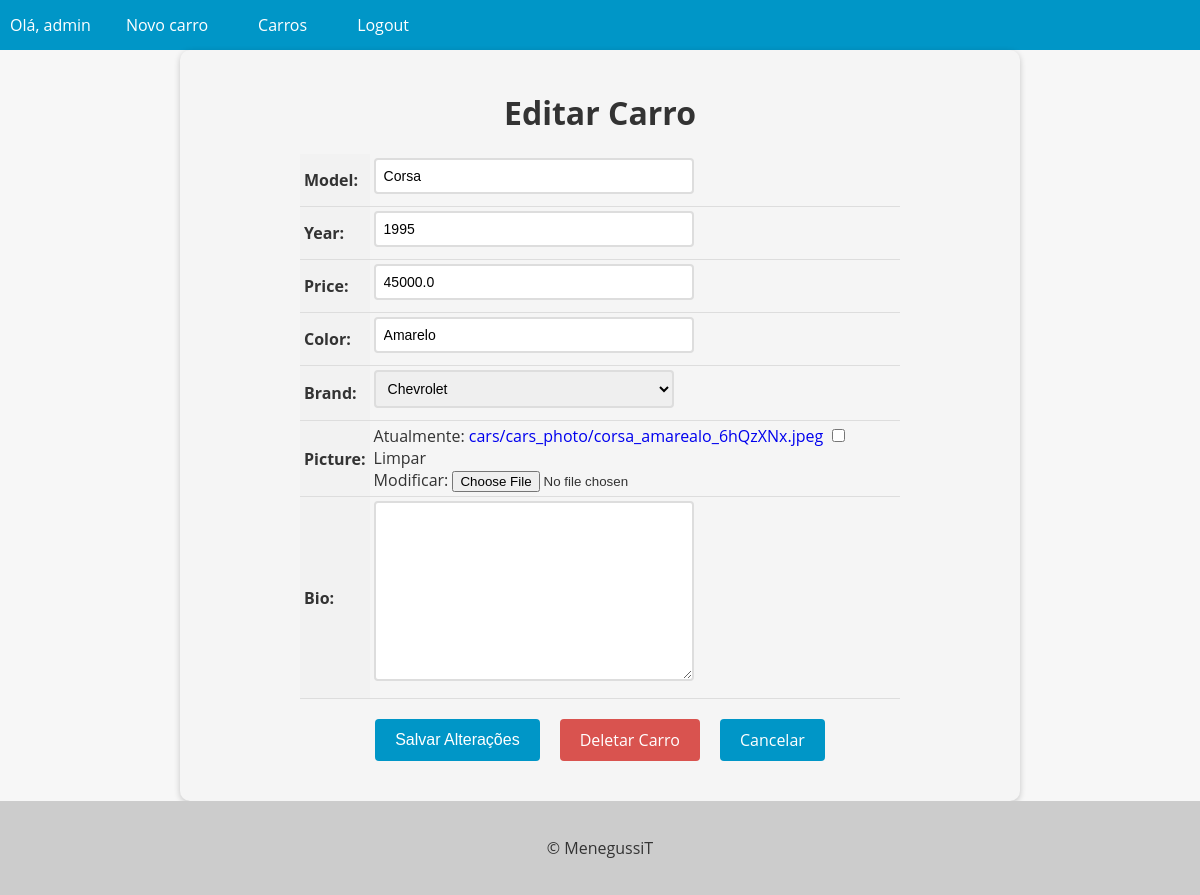
Screenshot of /cars/14/update/ (signed in) with the database file from the repository.
### cars/models.py (models this page shows, shortened)
class Cars(models.Model):
    id = models.AutoField(primary_key=True)
    model = models.CharField(max_length=100)
    year = models.IntegerField()
    price = models.FloatField(blank=True, null=True)
    color = models.CharField(max_length=50)
    brand = models.ForeignKey(Brand, on_delete=models.PROTECT, related_name='car_brand')
    picture = models.ImageField(upload_to='cars/cars_photo', blank=True, null=True, default='cars/cars_photo/default.jpg')
    bio = models.TextField(blank=True, null=True)

class Brand(models.Model):
    id = models.AutoField(primary_key=True)
    name = models.CharField(max_length=50)
    def __str__(self):
        return self.name

### cars/views.py (the view, shortened to what this page needs)
# urls.py: path('cars/<int:pk>/update/', CarUpdateView.as_view(), name='car_update'),
@method_decorator(login_required(login_url='login'), name='dispatch')
class CarUpdateView(UpdateView):
    model = Cars
    form_class = CarModelForm
    template_name = 'car_update.html'

### cars/forms.py (shortened to what this page needs)
class CarModelForm(forms.ModelForm):
    class Meta:
        model = Cars
        fields = '__all__'

### cars/templates/car_update.html (shortened to what this page needs)
{% extends "base.html" %}
{% block content %}
  <form method="post" enctype="multipart/form-data">
    <h1>Editar Carro</h1>
    <table>
      {{ form.as_table }}
    </table>
    <div>
      <div class="buttons-container">
        <input type="submit" value="Salvar Alterações" class="btn btn-primary">
        <a href="{% url 'car_delete' pk=object.pk %}" class="btn btn-danger">Deletar Carro</a>
        <a href="{% url 'cars_list' %}" class="btn btn-secondary">Cancelar</a>
      </div>
    </div>
  </form>
{% endblock %}

### app/templates/base.html (shortened to what this page needs)
<!DOCTYPE html>
<html lang="en">
<head>
</head>
<body>
  <header>
    <nav>
      <ul>
        {% if user.is_authenticated %}
          <li>Olá, {{ user.username }}</li>
          <li><a href="{% url 'new_car' %}">Novo carro</a></li>
        {% endif %}
        <li><a href="{% url 'cars_list' %}">Carros</a></li>
        {% if user.is_authenticated %}
        <li><a href="{% url 'logout' %}">Logout</a></li>
      {% endif %}
      </ul>
    </nav>
  </header>
  <main>
    {% block content %}
    {% endblock %}
  </main>
  <footer>
    <p>&copy; MenegussiT</p>
  </footer>
</body>
</html>

### app/templates/base.html (style rules this page uses)
body { font-family: 'Open Sans', sans-serif; background-color: #f7f7f7; color: #333; margin: 0; padding: 0; }
header { background-color: #0096c7; color: #fff; text-align: center; }
footer { background-color: #ccc; color: #333; padding: 20px; text-align: center; }
nav { background-color: #0096c7; color: #fff; height: 50px; display: flex; justify-content: space-between; align-items: center; }
nav ul { list-style: none; margin: 0; padding: 0; display: flex; }
nav ul li { margin: 0 10px; }
nav ul li a { color: #fff; text-decoration: none; font-size: 16px; padding: 15px; transition: all 0.3s ease; }

### cars/templates/car_update.html (style rules this page uses)
form { max-width: 800px; margin: 0 auto; padding: 20px; background-color: #f5f5f5; border-radius: 10px; box-shadow: 0 2px 6px rgba(0, 0, 0, 0.2); }
form h1 { font-size: 2rem; margin-bottom: 20px; text-align: center; }
table { margin: 0 auto; border-collapse: collapse; width: 100%; max-width: 600px; }
th, td { padding: 4px; text-align: left; border-bottom: 1px solid #ddd; }
th { background-color: #f2f2f2; }
input[type="text"], input[type="number"], select, textarea { padding: 8px; font-size: 14px; border: 2px solid #ddd; border-radius: 4px; width: 100%; max-width: 300px; margin-bottom: 8px; transition: border-bottom-color 0.3s ease-in-out; }
.btn { background-color: #0096c7; color: #fff; border: none; padding: 10px 20px; font-size: 16px; border-radius: 4px; cursor: pointer; transition: background-color 0.3s ease-in-out; }
.buttons-container { display: flex; justify-content: center; margin-top: 20px; margin-bottom: 20px; }
.btn { display: inline-block; background-color: #0096c7; color: #fff; border: none; padding: 10px 20px; font-size: 16px; border-radius: 4px; cursor: pointer; transition: background-color 0.3s ease-in-out; margin: 0 10px; }
.btn-danger { background-color: #d9534f; text-decoration: none !important; }
a { text-decoration: none !important; }

### rows the page displays
Cars: model "Corsa", year "1995", price "45000.0", color "Amarelo", brand "Chevrolet"

### other values shown
{{ user.username }} "admin"
